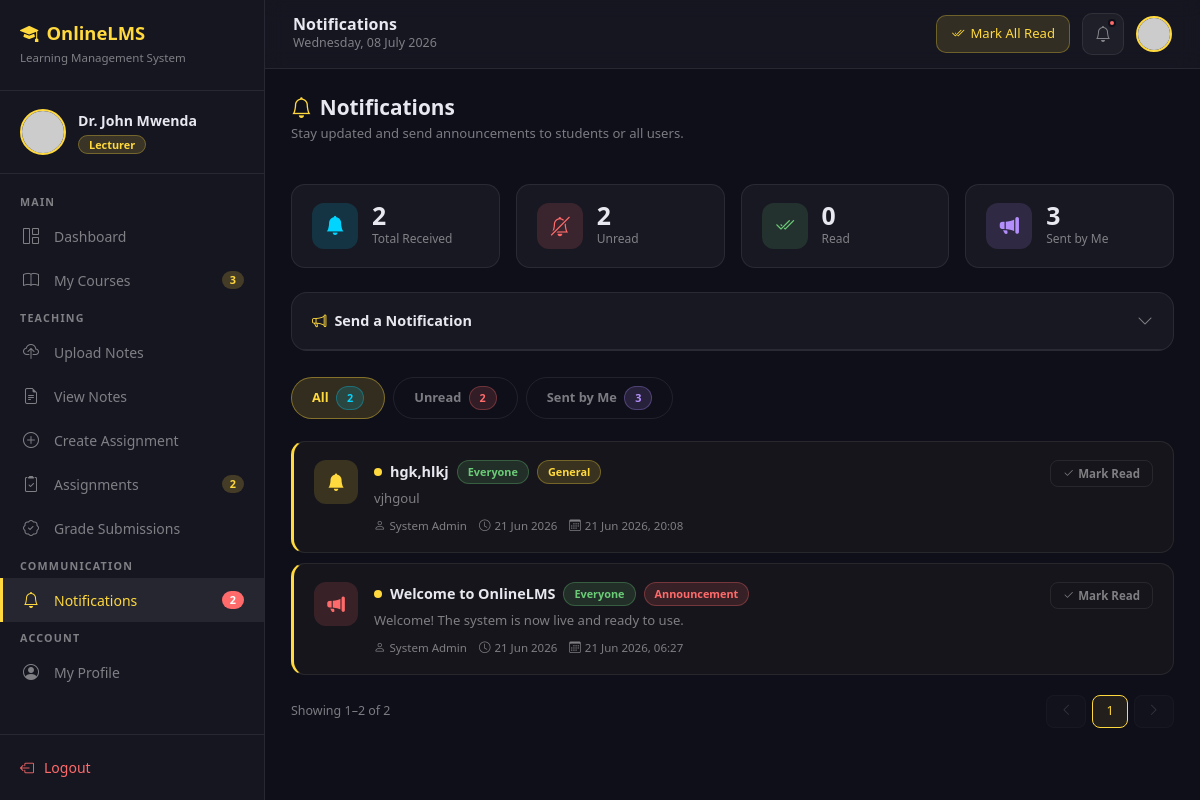
Page /lecturer/notifications.php (signed in) on the committed database.
### tables this page shows
CREATE TABLE `notifications` (
  `id` int(11) NOT NULL,
  `title` varchar(200) NOT NULL,
  `message` text NOT NULL,
  `type` enum('note','assignment','grade','general','announcement') DEFAULT 'general',
  `sent_by` int(11) NOT NULL,
  `target_role` enum('all','student','lecturer','admin') DEFAULT 'all',
  `course_id` int(11) DEFAULT NULL,
  `created_at` timestamp NOT NULL DEFAULT current_timestamp()
);

CREATE TABLE `users` (
  `id` int(11) NOT NULL,
  `name` varchar(100) NOT NULL,
  `email` varchar(150) NOT NULL,
  `password` varchar(255) NOT NULL,
  `role` enum('admin','lecturer','student') NOT NULL DEFAULT 'student',
  `profile_picture` varchar(255) DEFAULT 'profile-default.png',
  `phone` varchar(20) DEFAULT NULL,
  `status` enum('active','inactive','suspended') DEFAULT 'active',
  `created_at` timestamp NOT NULL DEFAULT current_timestamp(),
  `updated_at` timestamp NOT NULL DEFAULT current_timestamp() ON UPDATE current_timestamp()
);

### lecturer/notifications.php (the view, shortened to what this page needs)
<?php
require_once '../includes/db_connection.php';
$lecturer_id   = $_SESSION['user_id'];
$lecturer_name = $_SESSION['user_name'];
$lecturer = mysqli_fetch_assoc(
    mysqli_query($conn, "SELECT * FROM users WHERE id = '$lecturer_id'")
);
$courses_count = mysqli_fetch_assoc(
    mysqli_query($conn, "SELECT COUNT(*) as total FROM courses
                          WHERE lecturer_id = '$lecturer_id' AND status = 'active'")
)['total'];
$assignments_count = mysqli_fetch_assoc(
    mysqli_query($conn, "SELECT COUNT(*) as total FROM assignments
                          WHERE created_by = '$lecturer_id' AND status = 'active'")
)['total'];
$notifications_count = mysqli_fetch_assoc(
    mysqli_query($conn, "SELECT COUNT(*) as total FROM notifications n
                          LEFT JOIN notification_reads nr ON n.id = nr.notification_id
                              AND nr.user_id = '$lecturer_id'
                          WHERE (n.target_role = 'lecturer' OR n.target_role = 'all')
                          AND nr.id IS NULL")
)['total'];
$filter = $_GET['filter'] ?? 'all';
$per_page = 12;
$page     = max(1, (int) ($_GET['page'] ?? 1));
$offset   = ($page - 1) * $per_page;
if ($filter !== 'sent') {
    $where_read = '';
    $total_rows = mysqli_fetch_assoc(mysqli_query($conn,
        "SELECT COUNT(*) as total FROM notifications n
         INNER JOIN users u ON n.sent_by = u.id
         LEFT JOIN notification_reads nr ON n.id = nr.notification_id AND nr.user_id = '$lecturer_id'
         WHERE (n.target_role = 'lecturer' OR n.target_role = 'all')
         $where_read"
    ))['total'];
    $notifications = mysqli_query($conn,
        "SELECT n.*, u.name AS sender_name,
                nr.id AS is_read, nr.read_at
         FROM notifications n
         INNER JOIN users u ON n.sent_by = u.id
         LEFT JOIN notification_reads nr ON n.id = nr.notification_id AND nr.user_id = '$lecturer_id'
         WHERE (n.target_role = 'lecturer' OR n.target_role = 'all')
         $where_read
         ORDER BY n.created_at DESC
         LIMIT $per_page OFFSET $offset"
    );
}
$total_pages = max(1, ceil($total_rows / $per_page));
$unread_count = $notifications_count;
$total_received = mysqli_fetch_assoc(mysqli_query($conn,
    "SELECT COUNT(*) as total FROM notifications n
     WHERE (n.target_role = 'lecturer' OR n.target_role = 'all')"
))['total'];
$sent_count = mysqli_fetch_assoc(mysqli_query($conn,
    "SELECT COUNT(*) as total FROM notifications WHERE sent_by = '$lecturer_id'"
))['total'];
$query_params = http_build_query(array_filter(['filter' => $filter !== 'all' ? $filter : '']));
?>
<!DOCTYPE html>
<html lang="en">
<head>
    <link rel="stylesheet" href="https://cdn.jsdelivr.net/npm/bootstrap@5.3.0/dist/css/bootstrap.min.css">
    <link rel="stylesheet" href="https://cdn.jsdelivr.net/npm/bootstrap-icons@1.10.5/font/bootstrap-icons.css">
</head>
<body>
<aside class="sidebar" id="sidebar">
    <div class="sidebar-brand">
        <h5><i class="bi bi-mortarboard-fill me-2"></i>OnlineLMS</h5>
        <span>Learning Management System</span>
    </div>
    <div class="sidebar-profile">
        <img src="../uploads/profiles/<?= htmlspecialchars($lecturer['profile_picture']) ?>"
             onerror="this.src='https://ui-avatars.com/api/?name=<?= urlencode($lecturer_name) ?>&background=ffd93d&color=1a1a2e&size=46'"
             alt="Profile">
        <div>
            <div class="name"><?= htmlspecialchars($lecturer_name) ?></div>
            <span class="role-badge">Lecturer</span>
        </div>
    </div>
    <nav class="sidebar-nav">
        <div class="nav-section">Main</div>
        <a href="dashboard.php"><i class="bi bi-grid-1x2"></i> Dashboard</a>
        <a href="courses.php">
            <i class="bi bi-book"></i> My Courses
            <?php if ($courses_count > 0): ?><span class="nav-badge yellow"><?= $courses_count ?></span><?php endif; ?>
        </a>
        <div class="nav-section">Teaching</div>
        <a href="upload_notes.php"><i class="bi bi-cloud-upload"></i> Upload Notes</a>
        <a href="view_notes.php">
            <i class="bi bi-file-earmark-text"></i> View Notes
        </a>
        <a href="create_assignment.php"><i class="bi bi-plus-circle"></i> Create Assignment</a>
        <a href="view_assignments.php">
            <i class="bi bi-clipboard2-check"></i> Assignments
            <?php if ($assignments_count > 0): ?><span class="nav-badge yellow"><?= $assignments_count ?></span><?php endif; ?>
        </a>
        <a href="grade_submissions.php">
            <i class="bi bi-patch-check"></i> Grade Submissions
        </a>
        <div class="nav-section">Communication</div>
        <a href="notifications.php" class="active">
            <i class="bi bi-bell"></i> Notifications
            <?php if ($notifications_count > 0): ?><span class="nav-badge"><?= $notifications_count ?></span><?php endif; ?>
        </a>
        <div class="nav-section">Account</div>
        <a href="profile.php"><i class="bi bi-person-circle"></i> My Profile</a>
    </nav>
    <div class="sidebar-footer">
        <a href="../logout.php" onclick="return confirm('Are you sure you want to logout?')">
            <i class="bi bi-box-arrow-left"></i> Logout
        </a>
    </div>
</aside>
<div class="main-content">
    <div class="topbar">
        <div class="d-flex align-items-center gap-3">
            <div class="topbar-left">
                <h6>Notifications</h6>
                <p><?= date('l, d F Y') ?></p>
            </div>
        </div>
        <div class="topbar-right">
            <?php if ($notifications_count > 0): ?>
            <form method="POST" style="display:inline;">
                <button type="submit" class="topbar-btn primary">
                    <i class="bi bi-check2-all"></i> Mark All Read
                </button>
            </form>
            <?php endif; ?>
            <a href="notifications.php" class="notif-btn">
                <i class="bi bi-bell"></i>
                <?php if ($notifications_count > 0): ?><span class="notif-dot"></span><?php endif; ?>
            </a>
            <a href="profile.php" style="text-decoration:none;">
                <img src="../uploads/profiles/<?= htmlspecialchars($lecturer['profile_picture']) ?>"
                     onerror="this.src='https://ui-avatars.com/api/?name=<?= urlencode($lecturer_name) ?>&background=ffd93d&color=1a1a2e&size=36'"
                     style="width:36px;height:36px;border-radius:50%;object-fit:cover;border:2px solid var(--accent);">
            </a>
        </div>
    </div>
    <div class="page-body">
        <div class="d-flex align-items-start justify-content-between mb-4">
            <div>
                <h4 class="page-title"><i class="bi bi-bell me-2" style="color:var(--accent)"></i>Notifications</h4>
                <p class="page-subtitle">Stay updated and send announcements to students or all users.</p>
            </div>
        </div>
        <div class="row g-3 mb-4">
            <div class="col-6 col-md-3">
                <div class="stat-card">
                    <div class="stat-icon si-blue"><i class="bi bi-bell-fill"></i></div>
                    <div class="stat-info">
                        <h3><?= $total_received ?></h3>
                        <p>Total Received</p>
                    </div>
                </div>
            </div>
            <div class="col-6 col-md-3">
                <div class="stat-card">
                    <div class="stat-icon si-red"><i class="bi bi-bell-slash"></i></div>
                    <div class="stat-info">
                        <h3><?= $unread_count ?></h3>
                        <p>Unread</p>
                    </div>
                </div>
            </div>
            <div class="col-6 col-md-3">
                <div class="stat-card">
                    <div class="stat-icon si-green"><i class="bi bi-check2-all"></i></div>
                    <div class="stat-info">
                        <h3><?= $total_received - $unread_count ?></h3>
                        <p>Read</p>
                    </div>
                </div>
            </div>
            <div class="col-6 col-md-3">
                <div class="stat-card">
                    <div class="stat-icon si-purple"><i class="bi bi-megaphone-fill"></i></div>
                    <div class="stat-info">
                        <h3><?= $sent_count ?></h3>
                        <p>Sent by Me</p>
                    </div>
                </div>
            </div>
        </div>
        <div class="compose-card">
            <div class="compose-header" id="composeToggle">
                <h6>
                    <i class="bi bi-megaphone" style="color:var(--accent)"></i>
                    Send a Notification
                </h6>
                <i class="bi bi-chevron-down toggle-icon"></i>
            </div>
        </div>
        <div class="filter-tabs">
            <a href="?filter=all"    class="filter-tab <?= $filter === 'all'    ? 'active' : '' ?>">
                All <span class="badge-glass bg-blue ms-1"><?= $total_received ?></span>
            </a>
            <a href="?filter=unread" class="filter-tab tab-unread <?= $filter === 'unread' ? 'active' : '' ?>">
                Unread
                <?php if ($unread_count > 0): ?>
                    <span class="badge-glass bg-red ms-1"><?= $unread_count ?></span>
                <?php endif; ?>
            </a>
            <a href="?filter=sent"   class="filter-tab tab-sent <?= $filter === 'sent'   ? 'active' : '' ?>">
                Sent by Me <span class="badge-glass bg-purple ms-1"><?= $sent_count ?></span>
            </a>
        </div>
        <?php
        $type_icons = [
            'note'         => ['icon' => 'bi-file-earmark-text', 'cls' => 'ni-note'],
            'assignment'   => ['icon' => 'bi-clipboard2',        'cls' => 'ni-assignment'],
            'grade'        => ['icon' => 'bi-star-fill',         'cls' => 'ni-grade'],
            'announcement' => ['icon' => 'bi-megaphone-fill',    'cls' => 'ni-announcement'],
            'general'      => ['icon' => 'bi-bell-fill',         'cls' => 'ni-general'],
        ];
        $target_labels = [
            'student'  => ['label' => 'Students',  'cls' => 'bg-blue'],
            'lecturer' => ['label' => 'Lecturers', 'cls' => 'bg-purple'],
            'all'      => ['label' => 'Everyone',  'cls' => 'bg-green'],
        ];
        ?>
        <?php if (mysqli_num_rows($notifications) > 0): ?>
        <div class="notif-list">
            <?php while ($n = mysqli_fetch_assoc($notifications)):
                $ti    = $type_icons[$n['type']] ?? $type_icons['general'];
                $tl    = $target_labels[$n['target_role']] ?? ['label' => $n['target_role'], 'cls' => 'bg-yellow'];
                $is_sent = ($filter === 'sent');
                $is_unread = !$is_sent && !$n['is_read'];
                $time_diff = human_time_diff(strtotime($n['created_at']));
            ?>
            <div class="notif-card <?= $is_unread ? 'unread' : '' ?>">
                <div class="notif-icon-wrap <?= $ti['cls'] ?>">
                    <i class="bi <?= $ti['icon'] ?>"></i>
                </div>
                <div class="notif-content">
                    <div class="notif-title">
                        <?php if ($is_unread): ?>
                            <span class="unread-dot"></span>
                        <?php endif; ?>
                        <?= htmlspecialchars($n['title']) ?>
                        <span class="badge-glass <?= $tl['cls'] ?>"><?= $tl['label'] ?></span>
                        <?php
                            $type_badge_cls = [
                                'announcement' => 'bg-red',
                                'assignment'   => 'bg-purple',
                                'grade'        => 'bg-green',
                                'note'         => 'bg-blue',
                                'general'      => 'bg-yellow',
                            ][$n['type']] ?? 'bg-yellow';
                        ?>
                        <span class="badge-glass <?= $type_badge_cls ?>"><?= ucfirst($n['type']) ?></span>
                    </div>
                    <div class="notif-msg"><?= nl2br(htmlspecialchars($n['message'])) ?></div>
                    <div class="notif-meta">
                        <span><i class="bi bi-person"></i><?= htmlspecialchars($n['sender_name']) ?></span>
                        <span><i class="bi bi-clock"></i><?= $time_diff ?></span>
                        <span><i class="bi bi-calendar3"></i><?= date('d M Y, H:i', strtotime($n['created_at'])) ?></span>
                    </div>
                </div>
                <?php if ($is_unread): ?>
                <div class="notif-actions">
                    <form method="POST">
                        <button type="submit" class="btn-mark-read">
                            <i class="bi bi-check2 me-1"></i>Mark Read
                        </button>
                    </form>
                </div>
                <?php endif; ?>
            </div>
            <?php endwhile; ?>
        </div>
        <div class="pagination-wrap">
            <p>Showing <?= min($offset + 1, $total_rows) ?>–<?= min($offset + $per_page, $total_rows) ?> of <?= $total_rows ?></p>
            <div class="page-btns">
                <a href="?<?= $query_params ?>&page=<?= $page - 1 ?>"
                   class="page-btn <?= $page <= 1 ? 'disabled' : '' ?>">
                    <i class="bi bi-chevron-left"></i>
                </a>
                <?php for ($p = max(1, $page - 2); $p <= min($total_pages, $page + 2); $p++): ?>
                    <a href="?<?= $query_params ?>&page=<?= $p ?>"
                       class="page-btn <?= $p === $page ? 'active' : '' ?>"><?= $p ?></a>
                <?php endfor; ?>
                <a href="?<?= $query_params ?>&page=<?= $page + 1 ?>"
                   class="page-btn <?= $page >= $total_pages ? 'disabled' : '' ?>">
                    <i class="bi bi-chevron-right"></i>
                </a>
            </div>
        </div>
        <?php endif; ?>
    </div>
</div>
</body>
</html>
<?php
function human_time_diff(int $ts): string {
    $diff = time() - $ts;
    return date('d M Y', $ts);
}
?>

### rows in the picture
notifications: title "hgk,hlkj", target_role "Everyone", type "General", message "vjhgoul", sent_by.name "System Admin", created_at "21 Jun 2026", created_at "21 Jun 2026, 20:08"
notifications: title "Welcome to OnlineLMS", target_role "Everyone", type "Announcement", message "Welcome! The system is now live and ready to use.", sent_by.name "System Admin", created_at "21 Jun 2026", created_at "21 Jun 2026, 06:27"

### other values in the picture
$lecturer_name "Dr. John Mwenda"
$courses_count "3"
$assignments_count "2"
$notifications_count "2"
$total_received "2"
$unread_count "2"
$total_received - $unread_count "0"
$sent_count "3"
min($offset + 1, $total_rows) "1"
min($offset + $per_page, $total_rows) "2"
$total_rows "2"
